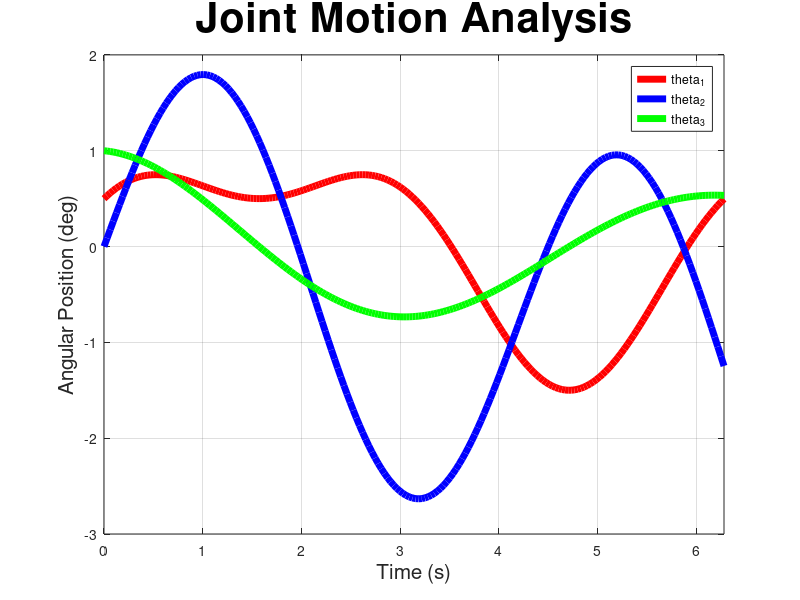

This figure's MATLAB source:
%Input Parameters
t_measured = [0, 0.12, 0.35, 0.40, 0.85, 1.20, 1.55, 1.90, 2.10, 2.80, 3.25, 3.70, 4.15, 4.80, 5.20, 5.75, 6.28];
t_fine = linspace(min(t_measured), max(t_measured), 200);

v_sensor = [
    0.82,  0.75,  0.41,  0.30, -0.21, -0.85, -1.10, -0.62, -0.15,  0.78,  1.05,  0.52, -0.12, -0.74, -0.92, -0.45,  0.10;
    0.15,  0.22,  0.48,  0.51,  0.88,  0.62,  0.11, -0.35, -0.58, -0.90, -0.65, -0.18,  0.32,  0.71,  0.85,  0.42,  0.05;
    -0.08, -0.12, -0.25, -0.28, -0.41, -0.55, -0.38, -0.10,  0.22,  0.61,  0.82,  0.70,  0.45,  0.12, -0.22, -0.38, -0.15];

%Joint Equation
theta_1 = sin(t_fine) + 0.5 .* cos(2* t_fine);
theta_2 = 2 * sin(1.5 * t_fine) - 0.2 * t_fine;
theta_3 = cos(t_fine) .* exp(-0.1 * t_fine);

%Trajectory
end_effector = [0.8 0.1 -0.2; 0.2 0.7 0.3; -0.1 0.4 0.9] * [theta_1; theta_2; theta_3];
x_end = end_effector(1, :);
y_end = end_effector(2, :);
z_end = end_effector(3, :);

%Velocity Error Recovery
k = [1.05 0.02 -0.01; 0.03 0.98 0.04; -0.02 0.01 1.02];
v_actual = k \ v_sensor;

%Data Visualization
plot(t_fine, theta_1, 'r', 'LineWidth', 5);
grid on;  hold on;
plot(t_fine, theta_2, 'b', 'LineWidth', 5);
hold on;
plot(t_fine, theta_3, 'g', 'LineWidth', 5);
hold on;

title('Joint Motion Analysis', 'FontSize', 30);
xlabel('Time (s)', 'FontSize', 15);
ylabel('Angular Position (deg)', 'FontSize', 15);
legend('theta_1', 'theta_2', 'theta_3');
xlim([0, max(t_fine)]);
